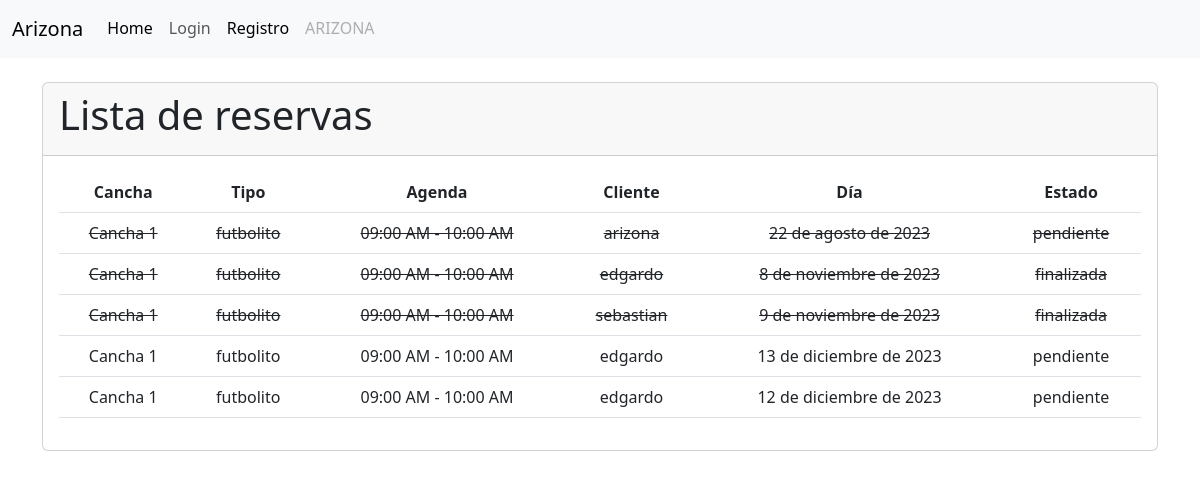
Page /cliente/reservas/ on the earlier database version.
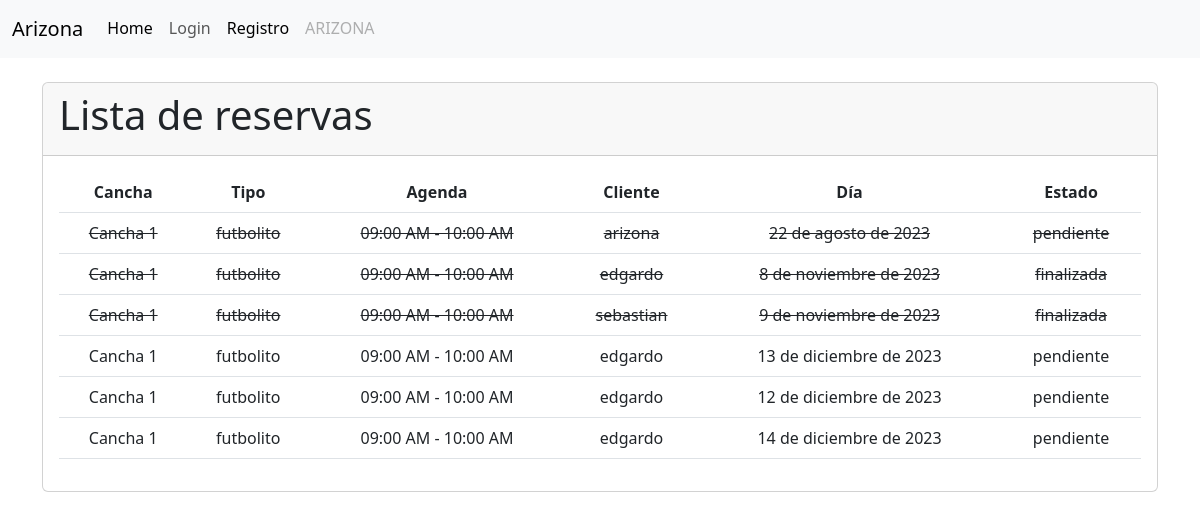
Same page on the later database version.
### cliente/models.py (models this page shows, shortened)
class Reserva(models.Model):
    cliente = models.ForeignKey(Cliente, on_delete=models.CASCADE)
    agenda = models.ForeignKey(Agenda, on_delete=models.CASCADE)
    dia = models.DateField()
    ESTADO_CHOICES = [
        ('disponible', 'Disponible'),
        ('pendiente', 'Pendiente'),
        ('finalizada', 'Finalizada'),
    ]
    estado = models.CharField(max_length=20, choices=ESTADO_CHOICES, default='disponible')
    class Meta:
        unique_together = ('agenda', 'cliente', 'dia')

class Cliente(models.Model):
    SEXO = [
        ('F', 'Femenino'),
        ('M', 'Masculino'),
    ]
    user = models.OneToOneField(
        'accounts.User',
        verbose_name='Usuario',
        on_delete=models.CASCADE
    )
    rut = models.CharField(max_length=10)
    sexo = models.CharField(max_length=10, choices=SEXO)
    def __str__(self):
        return f'{self.user.username}'

### servicio/models.py (models this page shows, shortened)
class Agenda(models.Model):
    cancha = models.ForeignKey(Cancha, on_delete=models.CASCADE)
    horario = models.ForeignKey(Horario, on_delete=models.CASCADE)
    disponible = models.BooleanField(default=True)
    class Meta:
        verbose_name = _('Agenda')
        verbose_name_plural = _('Agendas')
        unique_together = ('cancha', 'horario')

class Cancha(models.Model):
    NUMERACION_CHOICES = [
        ('1', 'Cancha 1'),
        ('2', 'Cancha 2'),
        ('3', 'Cancha 3'),
        ('4', 'Cancha 4'),
        ('5', 'Cancha 5'),
        ('6', 'Cancha 6'),
        ('7', 'Cancha 7'),
        ('8', 'Cancha 8'),
    ]
    numeracion = models.CharField(max_length=10, choices=NUMERACION_CHOICES)
    tipo = models.ForeignKey(TipoCancha, on_delete=models.CASCADE, related_name='canchas')
    def __str__(self):
        return f'Cancha {self.numeracion}'
    class Meta:
        verbose_name = _('Cancha')
        verbose_name_plural = _('Canchas')

class TipoCancha(models.Model):
    nombre = models.CharField(max_length=50)
    precio = models.DecimalField(max_digits=8, decimal_places=0)
    descripcion = models.TextField()
    def __str__(self):
        return self.nombre
    class Meta:
        verbose_name = _('Tipo de Cancha')
        verbose_name_plural = _('Tipos de Canchas')

class Horario(models.Model):
    AM = 'AM'
    PM = 'PM'
    MERIDIEM_CHOICES = [
        (AM, 'AM'),
        (PM, 'PM'),
    ]
    hora_inicio = models.TimeField()
    hora_fin = models.TimeField()
    meridiem = models.CharField(max_length=2, choices=MERIDIEM_CHOICES, default=PM)
    def __str__(self):
        return f'{self.hora_inicio.strftime("%I:%M %p")} - {self.hora_fin.strftime("%I:%M %p")}'

### accounts/models.py (models this page shows, shortened)
class User(AbstractBaseUser, PermissionsMixin):
    id = models.AutoField(primary_key=True, unique=True)
    username = models.CharField(
        'Usuario', max_length=30, unique=True, validators=[
            validators.RegexValidator(
                re.compile('^[\w.@+-]+$'),
                'ingrese un nombre de usuario valido '
                'Este valor debe contener solo letras, números '
                'excepto: @/./+/-/_.',
                'invalid'
            )
        ],
        help_text='Un nombre corto que sera usado'+
                  ' para identificarlo de forma unica en la plataforma.'
    )
    name = models.CharField('Nombre', max_length=20)
    apellidos = models.CharField('Apellidos', max_length=30)
    email = models.EmailField('Email', unique=True)
    is_staff = models.BooleanField('Admin', default=False)
    is_active = models.BooleanField('Ativo', default=True)
    date_joined = models.DateTimeField('Data de Entrada', auto_now_add=True)
    roles = models.ForeignKey(Rol, on_delete=models.CASCADE, blank=True, null=True)
    USERNAME_FIELD = 'username'
    REQUIRED_FIELDS = ['email']
    objects = CustomUserManager()
    class Meta:
        verbose_name = 'Usuario'
        verbose_name_plural = 'Usuarios'

### cliente/views.py (the view)
# urls.py: path('reservas/', views.reserva_list, name='reserva_list'),
def reserva_list(request):
    reservas = Reserva.objects.all()
    today = timezone.now().date()
    return render(request, 'reserva/listar.html', {'reservas': reservas, 'today': today})

### cliente/templates/reserva/listar.html (shortened to what this page needs)
{% extends "layout.html" %}
{% load static %}
{% load humanize %}
{% block container %}
<div class="container">
  <br>
  <div class="card">
    <div class="card-header">
      <h1 class="card-title">Lista de reservas</h1>
    </div>
    <div class="card-body">
      {% if reservas %}
      <table class="table reserva-table text-center">
        <thead>
          <tr>
            <th>Cancha</th>
            <th>Tipo</th>
            <th>Agenda</th>
            <th>Cliente</th>
            <th>Día</th>
            <th>Estado</th>
          </tr>
        </thead>
        <tbody>
          {% for reserva in reservas %}
          <tr style="{% if reserva.dia == today %}background-color: lightblue;
                     {% elif reserva.dia < today %}background-color: lightcoral; text-decoration: line-through;
                     {% elif reserva.estado == 'pendiente' %}background-color: lightgreen;{% endif %}">
            <td>{{ reserva.agenda.cancha }}</td>
            <td>{{ reserva.agenda.cancha.tipo }}</td>
            <td>{{ reserva.agenda.horario }}</td>
            <td>{{ reserva.cliente }}</td>
            <td>{{ reserva.dia }}</td>
            <td>{{ reserva.estado }}</td>
          </tr>
          {% empty %}
          <tr>
            <td colspan="6">No hay servicio disponibles.</td>
          </tr>
          {% endfor %}
        </tbody>
      </table>
      {% else %}
      <p>No hay reservas disponibles.</p>
      {% endif %}
    </div>
  </div>
</div>
{% endblock %}

### templates/layout.html (shortened to what this page needs)
<!doctype html>
{% load static %}
<html lang="en">
<head>
	<link rel="stylesheet" href="{% static 'css/nav.css' %}" type="text/css">
	<link rel="stylesheet" href="https://cdnjs.cloudflare.com/ajax/libs/font-awesome/5.15.3/css/all.min.css">
    <link rel="stylesheet" href="https://cdnjs.cloudflare.com/ajax/libs/jqueryui/1.12.1/jquery-ui.min.css">
	<link href="https://cdn.jsdelivr.net/npm/bootstrap@5.3.0-alpha1/dist/css/bootstrap.min.css" rel="stylesheet"
>
</head>
<body>
	<header>
		{% include 'partials/navbar.html' %}
	</header>
	{% block container %}{% endblock %}
</body>
</html>

### templates/partials/navbar.html (shortened to what this page needs)
<nav class="navbar navbar-expand-lg bg-body-tertiary">
    <div class="container-fluid">
        <a class="navbar-brand" href="#">Arizona</a>
        <div class="collapse navbar-collapse" id="navbarNav">
            <ul class="navbar-nav">
                <li class="nav-item">
                    <a class="nav-link active" aria-current="page" href="{% url 'home' %}">Home</a>
                </li>
                {% if user.is_authenticated %}
                    {% if user.roles.nombre == 'admin' or user.roles.nombre == 'trabajador' %}
                        <li class="nav-item">
                            <a class="nav-link active" aria-current="page" href="{% url 'servicio:agenda-listar' %}">Agendas</a>
                        </li>
                        <li class="nav-item">
                            <a class="nav-link active" aria-current="page" href="{% url 'servicio:cancha-listar' %}">Servicios</a>
                        </li>
                        <li class="nav-item">
                            <a class="nav-link active" aria-current="page" href="{% url 'cliente:reserva_list' %}">Reservas</a>
                        </li>
                        <li class="nav-item">
                            <a class="nav-link active" aria-current="page" href="{% url 'cliente:cliente_list' %}">Clientes</a>
                        </li>
                    {% elif user.roles.nombre == 'cliente' %}
                        <li class="nav-item">
                            <a class="nav-link active" aria-current="page" href="{% url 'servicio:agenda-reserva' %}">Reserva</a>
                        </li>
                    {% endif %}
                    <li class="nav-item">
                        <a class="nav-link" href="{% url 'account:index' %}">Cuenta</a>
                    </li>
                    <li class="nav-item">
                        <a class="nav-link" href="{% url 'Login:logout' %}">Logout</a>
                    </li>
                {% else %}
                    {% if not user.is_staff %}
                        <li class="nav-item">
                            <a class="nav-link" href="{% url 'Login:login' %}">Login</a>
                        </li>
                        <li class="nav-item">
                            <a class="nav-link active" aria-current="page" href="{% url 'account:register' %}">Registro</a>
                        </li>
                        <li class="nav-item">
                            <a class="nav-link disabled">ARIZONA</a>
                        </li>
                    {% endif %}
                {% endif %}
            </ul>
        </div>
    </div>
</nav>

### static/css/nav.css (style rules this page uses)
.navbar-nav .nav-item .nav-link { position: relative; border-bottom: 2px solid transparent; transition: all 0.3s; }
.navbar-nav .nav-item .nav-link::after { content: ""; position: absolute; left: 0; bottom: -1px; width: 100%; height: 2px; background-color: #646464; transform: scaleX(0); transition: transform 0.3s; }

Differences in the rows shown:
added Reserva: agenda.cancha "Cancha 1", agenda.cancha.tipo "futbolito", agenda.horario "09:00 AM - 10:00 AM", cliente "edgardo", dia "14 de diciembre de 2023", estado "pendiente"
